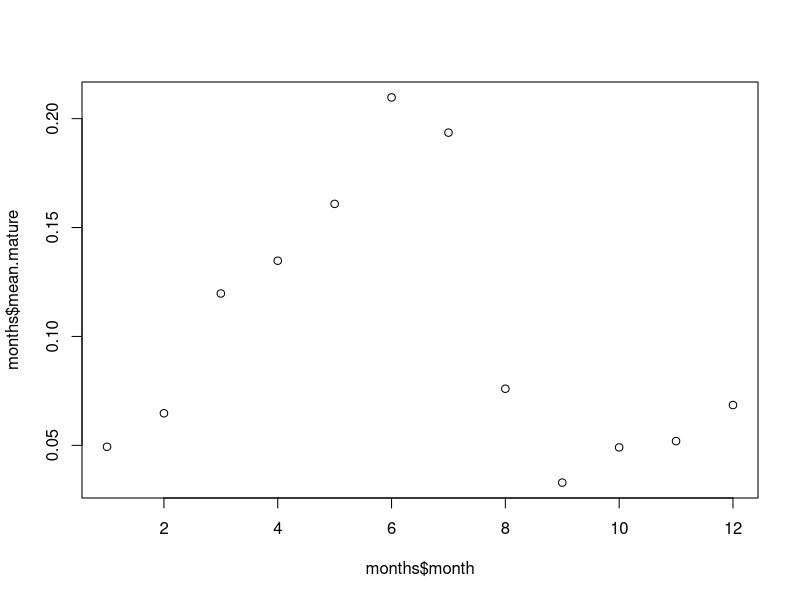
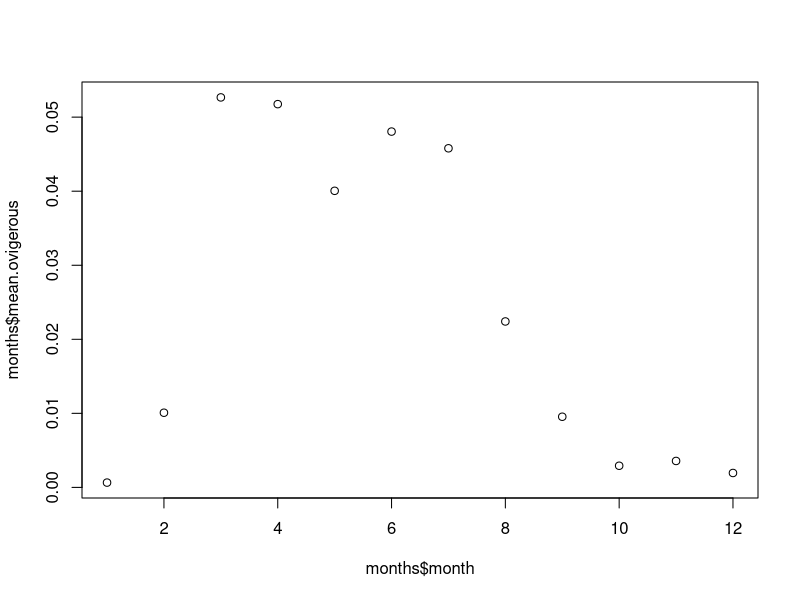

Write R code to recreate these figures, in order.
## ---- chunk 1
library(tidyverse)
library(lubridate)
## ---- chunk 2
tx.catch <- read_csv("raw/tpwd-trawl-catch.csv")
tx.lengths <-read_csv("raw/tpwd-trawl-lengths.csv")
## ---- chunk 3
tx.catch
tx.lengths
## ---- chunk 4
tx.catch <- tx.catch %>% 
  mutate(dt = dmy_hms(completion_dttm)) %>% 
  mutate(year = year(dt)) %>% 
  mutate(month = month(dt)) %>% 
  mutate(trawl_id = paste(major_area_code,station_code,date(dt),sep = "-"))
tx.catch
## ---- chunk 5
tx.lengths <- tx.lengths %>% 
  mutate(dt = dmy_hms(completion_dttm)) %>% 
  mutate(year = year(dt)) %>% 
  mutate(trawl_id = paste(major_area_code,station_code,date(dt),sep = "-"))
tx.lengths
## ---- chunk 6
tx.lengths <- tx.lengths %>% 
  mutate(maturity_stage_code = factor(maturity_stage_code)) %>% 
  mutate(mature_female = recode(maturity_stage_code, 
                           "1" = "N",
                           "2" = "Y",
                           "3" = "Y",
                           "4" = "Y",
                           "5" = "N",
                           "6" = "N",
                           "0" = "N",
                           "8" = "Y",
                           "9" = "N")) %>%
  mutate(ovigerous = recode(maturity_stage_code, 
                           "1" = "N",
                           "2" = "N",
                           "3" = "Y",
                           "4" = "Y",
                           "5" = "N",
                           "6" = "N",
                           "0" = "N",
                           "8" = "N",
                           "9" = "N"))
tx.lengths
## ---- chunk 7
table(tx.lengths$mature_female)
## ---- chunk 8
mat.fem.counts<- tx.catch %>% 
  full_join(tx.lengths, by = "trawl_id") %>% 
  filter(mature_female == "Y") %>% 
  group_by(trawl_id) %>% 
  tally() %>% 
  rename(mature_females = n)
mat.fem.counts
## ---- chunk 9
sum(mat.fem.counts$mature_females)
## ---- chunk 10
ovig.counts<- tx.catch %>% 
  full_join(tx.lengths, by = "trawl_id") %>% 
  filter(ovigerous == "Y") %>% 
  group_by(trawl_id) %>% 
  tally() %>% 
  rename(ovigerous = n)
ovig.counts
## ---- chunk 11
sum(ovig.counts$ovigerous)
## ---- chunk 12
tx.catch <- tx.catch %>% 
  left_join(mat.fem.counts, by = "trawl_id") %>% 
  left_join(ovig.counts, by = "trawl_id") %>%
  mutate(mature_females = replace_na(mature_females, 0)) %>% 
  mutate(ovigerous = replace_na(ovigerous, 0)) %>% 
  mutate(matfem_per_ha = mature_females / (6.1*4800*elapsed_time/10000))
tx.catch
## ---- chunk 13
sum(tx.catch$mature_females)
sum(tx.catch$ovigerous)
## ---- chunk 14
tx.catch %>% 
  filter(year < 2017) %>% 
 #group_by(year) %>% 
  summarise(mean.mature = mean(mature_females), mean.ovigerous = mean(ovigerous)) 

## ---- chunk 15
months<- tx.catch %>% 
 group_by(month) %>% 
 summarise(mean.mature = mean(mature_females), mean.ovigerous = mean(ovigerous)) 
months
## ---- chunk 16
plot(months$month, months$mean.mature)
plot(months$month, months$mean.ovigerous)
## ---- chunk 17
write_csv(tx.catch,"generated/tx-catch-matfem.csv")
write_csv(tx.lengths,"generated/tx-lengths.csv")

## ---- chunk 18
tx.spawning.grounds <- read_csv("generated/tx-spawning-grounds.csv")
major.bays <- read_csv("raw/major-bays.csv")
tx.spawning.grounds.catch <- read_csv("generated/tx-spawning-grounds-catch.csv")
## ---- chunk 19
isg.area <- sum(tx.spawning.grounds$area_ha)
isg.area
## ---- chunk 20
tx.annual.crabs.sg <- tx.spawning.grounds.catch %>% 
  group_by(year) %>% 
  summarise(mean.mat.cpue.sg = mean(matfem_per_ha)) %>% 
  mutate(total.in.sg = mean.mat.cpue.sg * sum(tx.spawning.grounds$area_ha))
tx.annual.crabs.sg
## ---- chunk 21
tx.annual.crabs <- tx.catch %>% 
  filter(major_area_code < 17) %>% 
  group_by(year) %>% 
  summarise(mean.mat.cpue = mean(matfem_per_ha)) %>% 
  mutate(total = mean.mat.cpue * sum(major.bays$Hectares)) %>% 
  left_join(tx.annual.crabs.sg, by = "year")
tx.annual.crabs

## ---- chunk 22
tx.mo.crabs <- tx.catch %>% 
  filter(major_area_code < 17) %>% 
  filter(month == 6 | month ==7) %>% 
  group_by(year) %>% 
  summarise(mean.mat.cpue = mean(matfem_per_ha)) %>% 
  mutate(total = mean.mat.cpue * sum(major.bays$Hectares)) 
tx.mo.crabs
## ---- chunk 23
mean(tx.mo.crabs$total)
## ---- chunk 24
0.1 * 5147685
## ---- chunk 25
mean(tx.spawning.grounds.catch$matfem_per_ha) * sum(tx.spawning.grounds$area_ha)
